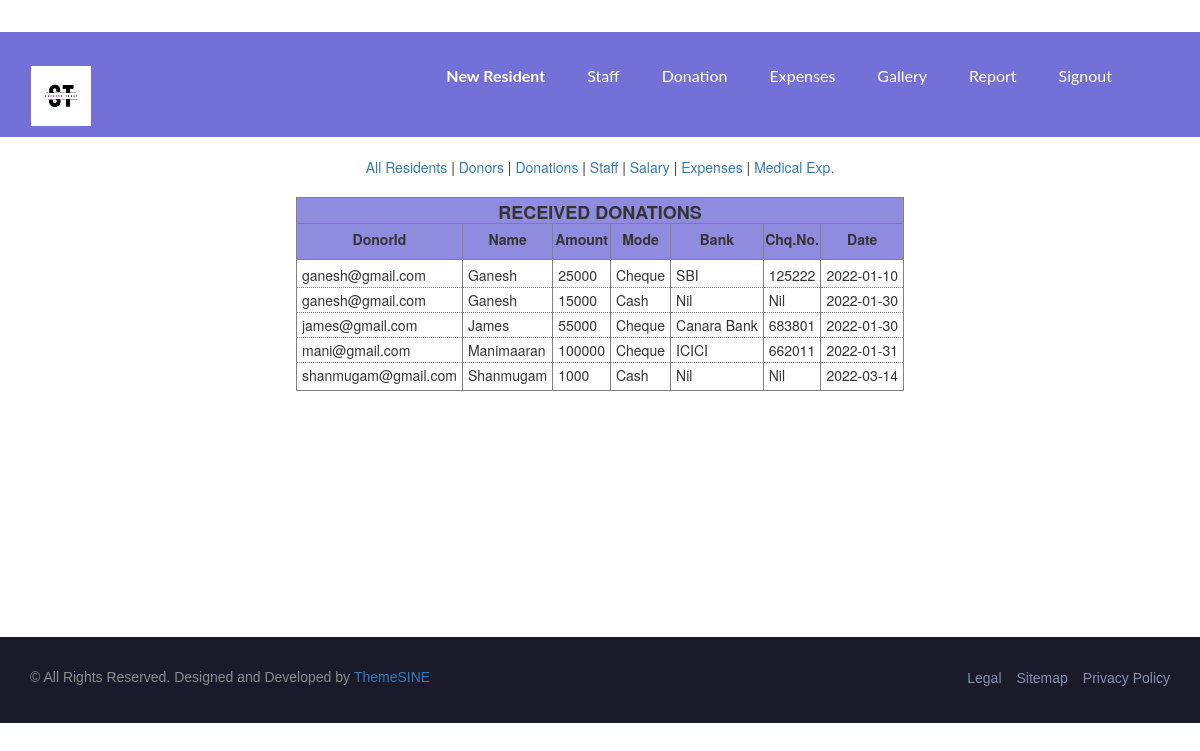
The app's page /viva/viewdonation.php (signed in) with its own data.
### tables this page shows
CREATE TABLE IF NOT EXISTS `donation` (
  `id` int(11) NOT NULL AUTO_INCREMENT,
  `donorid` varchar(100) NOT NULL,
  `amount` float NOT NULL,
  `pmode` varchar(20) NOT NULL,
  `bank` varchar(100) NOT NULL,
  `chqno` varchar(10) NOT NULL,
  `dt` date NOT NULL,
  PRIMARY KEY (`id`)
);

CREATE TABLE IF NOT EXISTS `donor` (
  `name` varchar(50) NOT NULL,
  `gender` varchar(10) NOT NULL,
  `addr` varchar(100) NOT NULL,
  `city` varchar(30) NOT NULL,
  `occupation` varchar(20) NOT NULL,
  `mobile` varchar(15) NOT NULL,
  `email` varchar(100) NOT NULL,
  `pwd` varchar(50) NOT NULL,
  PRIMARY KEY (`email`)
);

### viva/viewdonation.php (the view, shortened to what this page needs)
<?php
include './adminheader.php';
include './reportmenu.php';
$result = mysqli_query($link, "select d.id,d.donorid,name,amount,pmode,bank,chqno,dt from donation d,donor r where donorid=email order by dt");
    echo "<table class='center_tab'><thead><tr><th colspan='7'><h4>RECEIVED DONATIONS</h4>";
    echo "<tr><th>DonorId<th>Name<th>Amount<th>Mode<th>Bank<th>Chq.No.<th>Date";
    echo "<tbody>";
        while($row = mysqli_fetch_row($result)) {
            echo "<tr>";
            foreach($row as $k=>$r) {
                if($k!=0)
                    echo "<td>$r";
            }
        }
    echo "</tbody></table>";
include './footer.php';
?>

### viva/adminheader.php (shortened to what this page needs)
<!doctype html>
<html class="no-js" lang="en">
    <head>
        <link rel="stylesheet" href="assets/css/font-awesome.min.css">
        <link rel="stylesheet" href="assets/css/animate.css">
        <link rel="stylesheet" href="assets/css/hover-min.css">
        <link rel="stylesheet" href="assets/css/magnific-popup.css">
        <link rel="stylesheet" href="assets/css/owl.carousel.min.css">
        <link href="assets/css/owl.theme.default.min.css" rel="stylesheet"/>
        <link rel="stylesheet" href="assets/css/bootstrap.min.css">
        <link href="assets/css/bootsnav.css" rel="stylesheet"/>
        <link rel="stylesheet" href="assets/css/style.css">
        <link rel="stylesheet" href="assets/css/responsive.css">
    </head>
	<body>
<section class="header">
		</section>
		<section id="menu">
			<div class="container">
				<div class="menubar">
					<nav class="navbar navbar-default">
						<div class="navbar-header">
							<a class="navbar-brand" href="#">
								<img src="assets/images/logo/logo.png" alt="logo">
							</a>
						</div>
    <div class="collapse navbar-collapse" id="bs-example-navbar-collapse-1">
            <ul class="nav navbar-nav navbar-right">
                    <li class="active"><a href="adminhome.php">New Resident</a></li>
                    <li><a href="newstaff.php">Staff</a></li>
                    <li><a href="memberdonation.php">Donation</a></li>
                    <li><a href="expenses.php">Expenses</a></li>
                    <li><a href="agallery.php">Gallery</a></li>
                    <li><a href="viewall.php">Report</a></li>
                    <li><a href="signout.php">Signout</a></li>
                    <li><a href="#">
                        </a>
                    </li>
            </ul>
    </div>
					</nav>
				</div>
			</div>
		</section>
<section>
    <div class="container" style="min-height: 500px;">

### viva/reportmenu.php
<?php
echo "<div class='center' style='margin:20px auto;'><a href='viewall.php'>All Residents</a> | <a href='viewdonors.php'>Donors</a> | <a href='viewdonation.php'>Donations</a> | <a href='viewstaff.php'>Staff</a> | <a href='viewsal.php'>Salary</a> | <a href='viewexpenses.php'>Expenses</a> | <a href='viewmedexpenses.php'>Medical Exp.</a></div>";
?>

### viva/footer.php (shortened to what this page needs)
</div>
</section>
<footer class="footer-copyright">
<div class="container">
<div class="row">
<div class="col-sm-7">
<div class="foot-copyright pull-left">
<p>
&copy; All Rights Reserved. Designed and Developed by
<a href="https://www.themesine.com">ThemeSINE</a>
</p>
</div>
</div>
<div class="col-sm-5">
<div class="foot-menu pull-right">
<ul>
<li ><a href="#">legal</a></li>
<li ><a href="#">sitemap</a></li>
<li ><a href="#">privacy policy</a></li>
</ul>
</div>
</div>
</div>
</div>
</footer>
    </body>
</html>

### viva/assets/css/bootsnav.css (style rules this page uses)
body { -webkit-transition: all 0.3s ease-in-out; -moz-transition: all 0.3s ease-in-out; -o-transition: all 0.3s ease-in-out; -ms-transition: all 0.3s ease-in-out; transition: all 0.3s ease-in-out; }

### viva/assets/css/style.css (style rules this page uses)
* { padding: 0; margin: 0; }
* { -webkit-box-sizing:border-box; -moz-box-sizing:border-box; -o-box-sizing:border-box; -ms-box-sizing:border-box; box-sizing:border-box; }
body { font-size:14px; background: #fff; max-width:1920px; margin:0 auto; overflow-x:hidden; }
a,a:hover,a:active,a:focus { display:inline-block; text-decoration:none; font-size:14px; padding:0; }
h1,h2,h3,h4,h5,h6 { margin: 0; text-transform: capitalize; }
p { margin: 0; font-size:14px; }
img { border:none;max-width:100%; height:auto; }
ul { padding: 0; margin: 0; list-style: none; }
ul li { list-style: none; }
html,body { height: 100%; position: relative; z-index: 2; }
.header { padding-top:20px; padding-bottom: 12px; }
#menu { z-index: 999; }
.navbar-brand, .navbar-brand:hover, .navbar-brand:focus { margin-top: 33px; padding:0; }
.navbar-default { background-color: transparent; border-color: transparent; }
.navbar-default .navbar-nav li a { font-size: 16px; color: #fff; font-family: 'Lato', sans-serif; margin-top:18px; padding-left: 27px; -webkit-transition: .5s; -moz-transition:.5s; -ms-transition:.5s; -o-transition:.5s; transition: .5s; }
.navbar-default .navbar-nav > .active > a, .navbar-default .navbar-nav > .active > a:active, .navbar-default .navbar-nav > .active > a:focus, .navbar-default .navbar-nav > .active > a:hover { background:transparent; color: #fff; font-weight:700; font-family: 'Lato', sans-serif; margin-top:18px; padding-bottom: 25px; padding-left: 27px; }
.footer-copyright { background:#1a1a2a; padding: 30px 0 35px; }
.foot-copyright { color:#8b8b8b; font-size:16px; font-family: 'Poppins', sans-serif; }
.foot-menu ul li { float: left; padding-left:15px; text-transform: capitalize; }
.foot-menu li a { color:#8790af; background-color: transparent; font-family: 'Poppins', sans-serif; display: inline-block; -webkit-transition:all 0.2s linear; -moz-transition:all 0.2s linear; -ms-transition:all 0.2s linear; -o-transition:all 0.2s linear; transition: all 0.2s linear; }
.foot-menu li { position:relative; padding-left:42px; }
table th h4 { margin:0; font-weight: bold }
.center { text-align: center; }
.center_tab { margin: 10px auto; border:solid thin gray; border-radius: 0.5em; }
.center_tab thead tr th { border-right: solid thin gray; border-bottom: solid thin gray; padding-top: 5px; background-color: rgba(115,112,216,0.8); text-align: center; }
.center_tab thead tr:last-child th { padding-bottom: 10px; border-bottom: solid thin gray; }
.center_tab tbody tr td { padding-left: 5px; padding-right: 5px; padding-top: 2px; padding-bottom: 2px; border-right:solid thin gray; border-bottom: dotted thin gray; }
.center_tab tbody tr:first-child th, .center_tab tbody tr:first-child td { padding-top: 5px; }
.center_tab tbody tr:last-child th, .center_tab tbody tr:last-child td { padding-bottom: 5px; }
.center_tab tbody tr td:last-child { border-right: none; }

### records on screen
donation: donorid "ganesh@gmail.com", donorid.name "Ganesh", amount "25000", pmode "Cheque", bank "SBI", chqno "125222", dt "2022-01-10"
donation: donorid "ganesh@gmail.com", donorid.name "Ganesh", amount "15000", pmode "Cash", bank "Nil", chqno "Nil", dt "2022-01-30"
donation: donorid "james@gmail.com", donorid.name "James", amount "55000", pmode "Cheque", bank "Canara Bank", chqno "683801", dt "2022-01-30"
donation: donorid "mani@gmail.com", donorid.name "Manimaaran", amount "100000", pmode "Cheque", bank "ICICI", chqno "662011", dt "2022-01-31"
donation: donorid "shanmugam@gmail.com", donorid.name "Shanmugam", amount "1000", pmode "Cash", bank "Nil", chqno "Nil", dt "2022-03-14"
